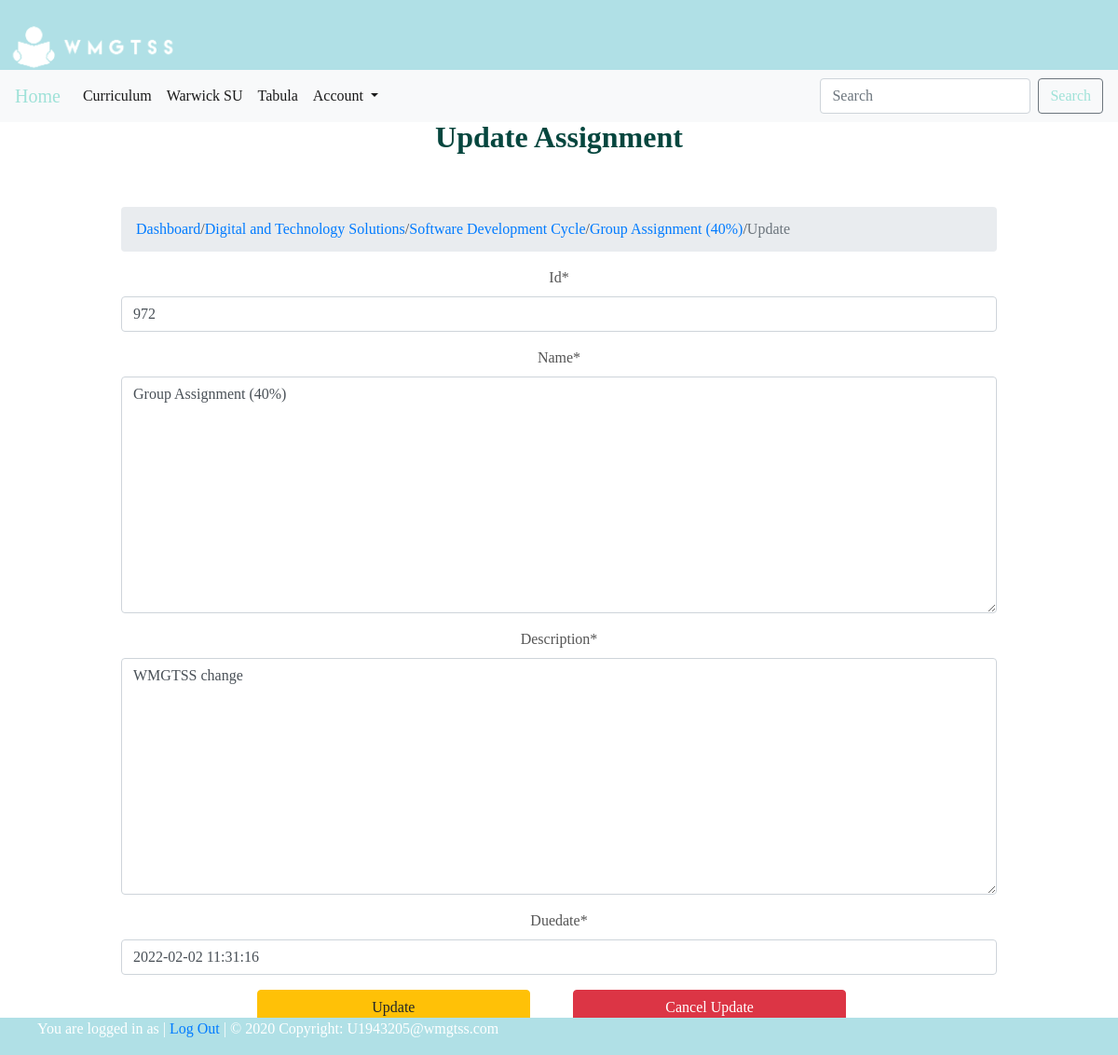
Screenshot of /curriculum/digital-and-technology-solutions/software-development-cycle/group-assignment-40/updateassignment/ with the database file from the repository.
### curriculum/models.py (models this page shows, shortened)
class Assignment(models.Model):
    id = models.CharField(primary_key =True, max_length=50)
    course = models.ForeignKey(Course, on_delete=models.CASCADE, related_name='assignments')
    module = models.ForeignKey(Module, on_delete=models.CASCADE,related_name='assignments')
    name = models.TextField(max_length=50)
    description = models.TextField(max_length=250)
    slug = models.SlugField(null=True, blank=True)
    duedate = models.DateTimeField()

class Course(models.Model):
    course_id = models.CharField(unique=True, max_length=50)
    name = models.TextField(max_length=50)
    slug = models.SlugField(null=True, blank=True)
    image = models.ImageField(upload_to=course_rename, blank=True, verbose_name="Course Image")
    description = models.TextField(max_length=500, blank=True)

class Module(models.Model):
    module_id = models.IntegerField(unique=True, max_length=100)
    name = models.TextField(max_length=50)
    course = models.ForeignKey(Course, on_delete=models.CASCADE, related_name='modules')
    teacher = models.ForeignKey(User, on_delete=models.CASCADE)
    slug = models.SlugField(null=True, blank=True)

### curriculum/views.py (the view)
# urls.py: path('<str:course>/<str:module>/<slug:slug>/updateassignment/', views.AssignmentUpdateView.as_view(),name='assignment_update'),
class AssignmentUpdateView(UpdateView):
    fields = ('id','name','description','duedate')
    model = Assignment
    template_name = 'curriculum/assignment_update.html'
    context_object_name = 'assignments'

### curriculum/templates/curriculum/assignment_update.html (shortened to what this page needs)
{% extends 'base.html' %}
{% load static %}
{% load crispy_forms_tags %}
{% block title %} Update Assignment {% endblock %}
{% block content %}
<nav aria-label="breadcrumb">
    <ol class="breadcrumb">
      <li class="breadcrumb-item"><a href="/">Dashboard</a></li> /
      <li><a href="{% url 'curriculum:module_list' slug=assignments.course.slug %}"> {{assignments.course.name}}</a></li> /
      <li><a href="{% url 'curriculum:question_list' course=assignments.course.slug slug=assignments.module.slug %}">{{assignments.module.name}}</a></li> /
      <li><a href="{% url 'curriculum:question_detail' course=assignments.course.slug module=assignments.module.slug slug=assignments.slug %}">{{assignments.name}}</a></li> /
      <li class="breadcrumb-item active" aria-current="page">Update</li>
    </ol>
  </nav>
<form method="post" enctype="multipart/form-data" style= "align-content: center;">
  {{form|crispy}}
  <div class="row d-flex justify-content-center mb-3 mt-3">
        <div class="col-md-4 mb-3 mr-3">
                <input type="submit" value="Update" class="btn btn-warning btn-block">
        </div>
    <div class="col-md-4 mb-3 mr-3">
        <a href="{% url 'curriculum:assignment_detail' course=assignments.course.slug module=assignments.module.slug slug=assignments.slug %}" class="btn btn-danger btn-block">Cancel Update</a>
</div>
{% endblock %}

### rows the page displays
Assignment: course.name "Digital and Technology Solutions", module.name "Software Development Cycle", name "Group Assignment (40%)", id "972", description "WMGTSS change", duedate "2022-02-02 11:31:16"
